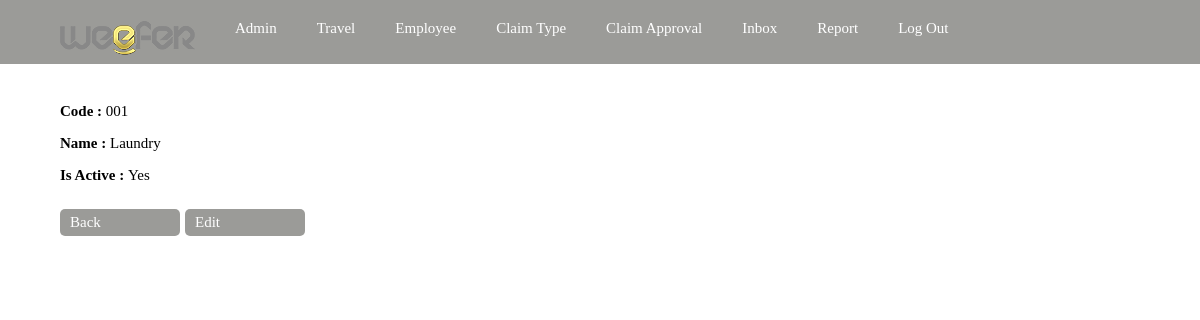
/claim/adminarea/viewclaimtype.php?Id=3 (signed in), run on the app's committed database.
### tables this page shows
CREATE TABLE `claimtype` (
  `Id` int(10) unsigned NOT NULL AUTO_INCREMENT,
  `Code` varchar(20) NOT NULL,
  `Name` varchar(50) NOT NULL,
  `IsActive` tinyint(1) NOT NULL,
  `LockField` int(10) unsigned DEFAULT NULL,
  PRIMARY KEY (`Id`),
  UNIQUE KEY `i_claimtype_code` (`Code`)
);

### claim/classes/ClaimType.php (called while the page is built, shortened)
<?php include_once('BaseObject.php'); ?>
<?php
class ClaimType extends BaseObject{
   public static function GetObjectByKey($mySQLi, $Id){
       if($result = $mySQLi->query("SELECT * FROM ".self::TABLENAME." WHERE Id = ".$mySQLi->real_escape_string($Id)." LIMIT 1")){
           if($row = $result->fetch_array()){
               $tmpClaimType = new ClaimType($mySQLi);
               $tmpClaimType->Id = $row['Id'];
               $tmpClaimType->Code = $row['Code'];
               $tmpClaimType->IsActive = $row['IsActive'];
               $tmpClaimType->Name = $row['Name'];
               $tmpClaimType->LockField = $row['LockField'];
               return $tmpClaimType;
           }
           else
           {
               return false;
           }
       }
       else
       {
           throw new InvalidQueryException;
       }
   }
}
?>

### claim/classes/Helper.php (called while the page is built, shortened)
<?php
class Helper
{
    public static function getBooleanTextValue($boolValue){
        if($boolValue){
            return self::BOOL_TRUE_TEXT;
        }else{
            return self::BOOL_FALSE_TEXT;
        }
    }
}

### claim/classes/BaseObject.php (called while the page is built, shortened)
<?php
abstract class BaseObject{
	protected $Id;
	public function get_Id(){
		return $this->Id;
	}
}
?>

### claim/adminarea/viewclaimtype.php (the view, shortened to what this page needs)
<?php
    include('header.php');
?>
<?php
include_once('../classes/ClaimType.php');
include_once('../classes/Helper.php');
$Conn = Connection::get_DefaultConnection();
$ClaimType = ClaimType::GetObjectByKey($Conn, $_GET['Id']);
?>
<div class="view_data">
<p><b>Code : </b><?php echo $ClaimType->Code; ?></p>
<p><b>Name : </b><?php echo $ClaimType->Name; ?></p>
<p><b>Is Active : </b><?php echo Helper::getBooleanTextValue($ClaimType->IsActive); ?></p>
<a href="claimtype.php">Back</a>
<a href="editclaimtype.php?Id=<?php echo $ClaimType->get_Id(); ?>">Edit</a></div>
<?php
    include('footer.php');
?>

### claim/adminarea/css/weefer_claim.css (style rules this page uses)
body { margin: 0; padding: 0; }
.view_data { font: 15px "Tahoma"; padding: 20px 60px; }
.view_data a:link, .view_data a:visited { padding: 5px 10px; margin: 10px 5px 10px 0; display: block; width: 100px; float: left; background: #9B9B98; border: none; color: #FFF; text-decoration: none; border-radius: 5px; }

### data on the page
claimtype: Code "001", Name "Laundry", IsActive "Yes"
